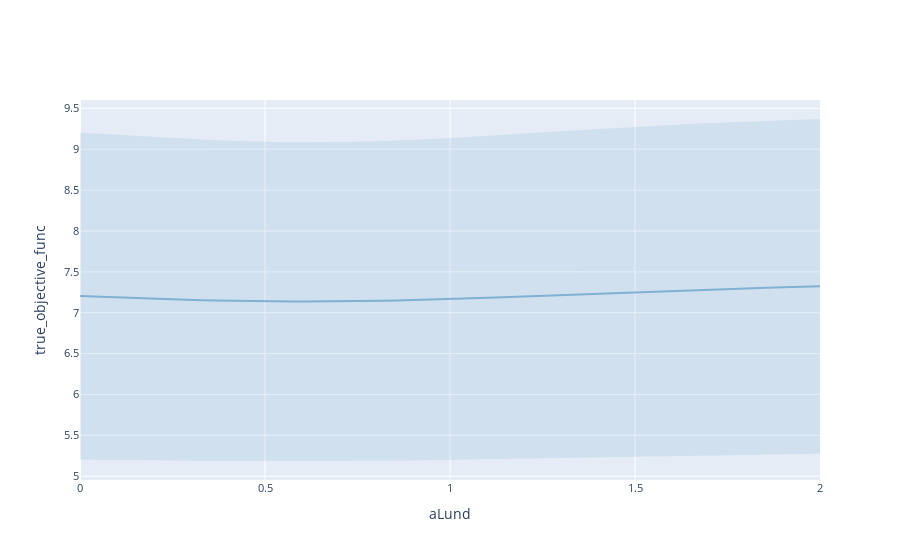

Notebook code cell kept with this figure:
### Code cell
from ax.plot.slice import plot_slice

model = ax_client.generation_strategy.model
render(plot_slice(model, "aLund", "true_objective_func"))
